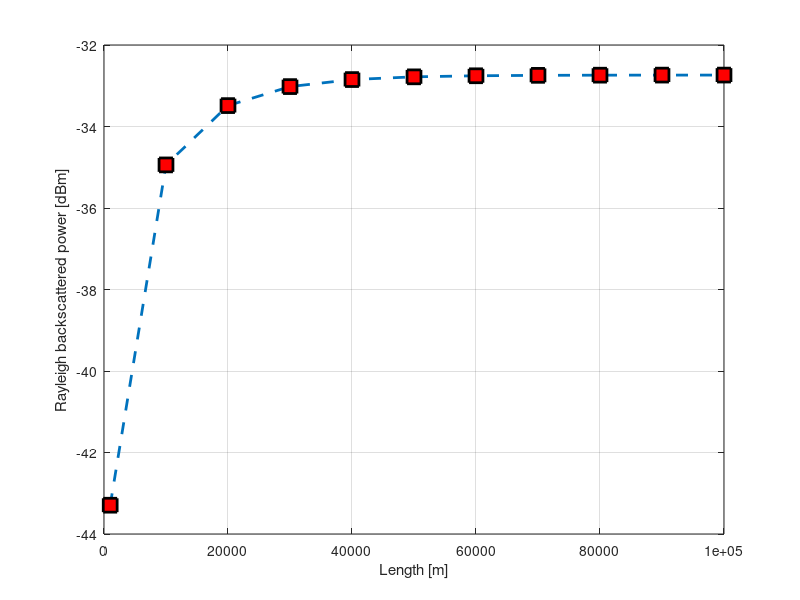
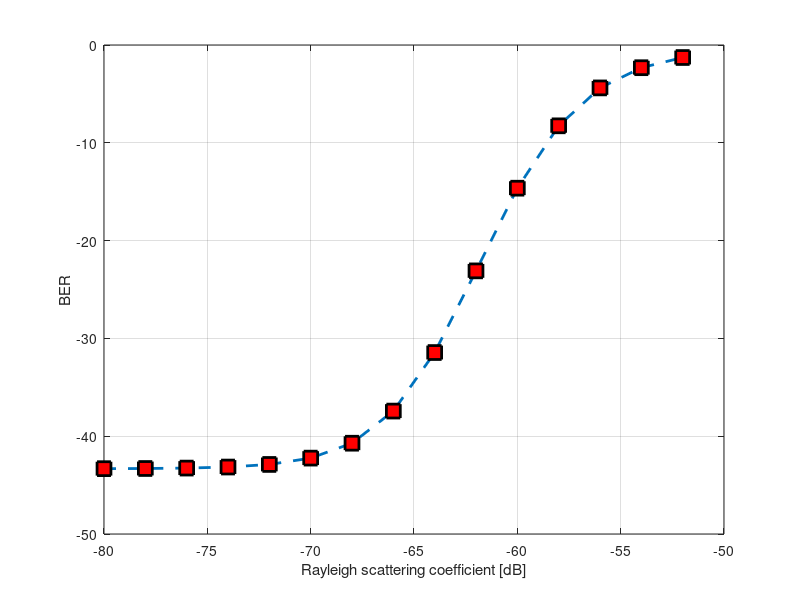
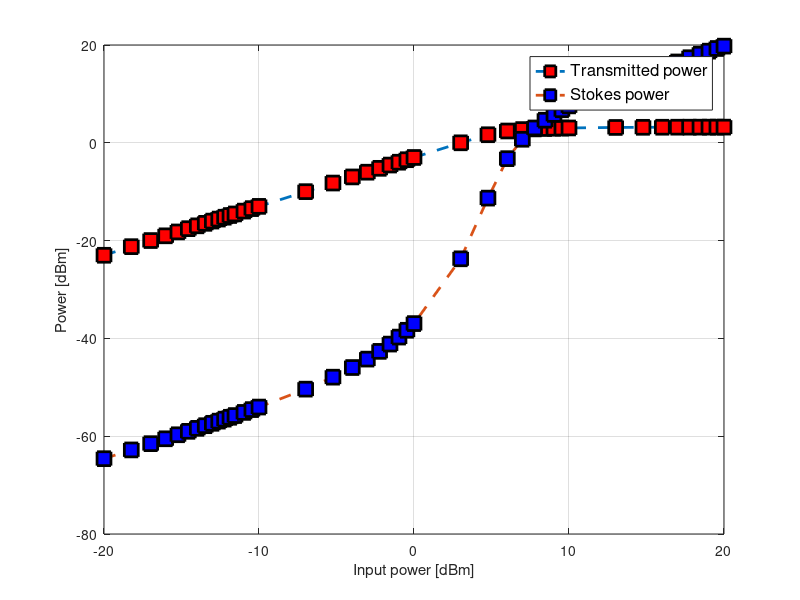
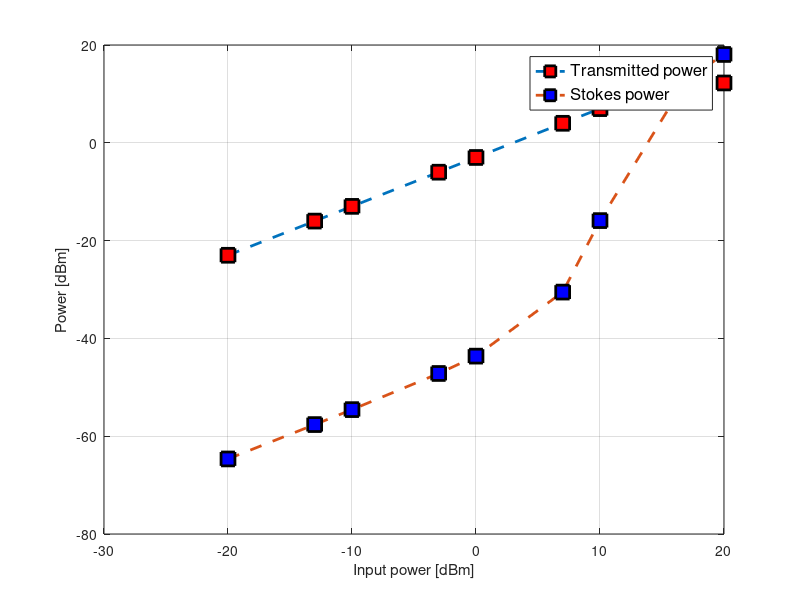

The MATLAB script that drew these images, in order:
%Optical Communication Systems/Components
%Lab 5

clear all;
close all;
clc;

%Exercise 1

P=1e-3; %[W]
Pin=10*log(P/0.001); %[dBm]
eta=4.9034e-8;  %[1/m]

alpha=0.2*10^-3; %[dB/m]
a=log(10^(alpha/10)); %conversion to linear units [1/m]

Prs=Pin+10*log10(eta/(2*a));

%Exercise 2

l=[1 10 20 30 40 50 60 70 80 90 100]*10^3;
Prsmeasured=[-43.2934165736081 -34.942395546942 -33.4870238634655 -33.0206642386611 -32.8481589107384 -32.7813433528162 -32.7550293461033 -32.7445986705625 -32.7404696657423 -32.7388204437105 -32.738164095946];

figure;
plot(l,Prsmeasured,'--s','Linewidth',2,'MarkerEdgeColor','k','MarkerFaceColor','r','MarkerSize',10);
xlabel('Length [m]'); ylabel('Rayleigh backscattered power [dBm]'); grid on;

%Exercise 4

rsl=[-80 -78 -76 -74 -72 -70 -68 -66 -64 -62 -60 -58 -56 -54 -52]; %[dB]
ber=[4.79009400545419e-44 4.98140095347983e-44 5.49537705540659e-44 7.02505221743574e-44 1.29307374134806e-43 5.74607118138846e-43 1.9176897967779e-41 3.70709736111346e-38 3.58989217540599e-32 8.03873781355612e-24 2.28350614676051e-15 5.45332367100898e-09 4.10137502277715e-05 0.00476611129510723 0.0525645542885424]; %Rayleigh scattering coefficient

figure;
plot(rsl,log10(ber),'--s','Linewidth',2,'MarkerEdgeColor','k','MarkerFaceColor','r','MarkerSize',10);
xlabel('Rayleigh scattering coefficient [dB]'); ylabel('BER'); grid on;

%Exercise 7

K=1;
Aeff=80*10^-12; %for SSMF
L=15e+3; %length in meters
alpha=0.2*10^-3; %dB/m
a=log(10^(alpha/10));
Leff=(1-exp(-a*L))/a;   %effective length
gb=2*10^-11;    %m/W
Dfb=35*10^6;    %Hz
Dfp=0;

Pth=21*K*Aeff/(gb*Leff)*(Dfb+Dfp)/Dfb;
PthdB=10*log10(Pth/0.001);

dBm=[-20 -18.2390874094432 -16.9897000433602 -16.0205999132796 -15.2287874528034 -14.5593195564972 -13.9794000867204 -13.4678748622466 -13.0102999566398 -12.5963731050576 -12.2184874961636 -11.8708664335714 -11.5490195998574 -10.9691001300806 -10.4575749056067 -10 -6.98970004336019 -5.22878745280337 -3.97940008672037 -3.01029995663981 -2.21848749616357 -1.54901959985743 -0.969100130080562 -0.457574905606752 0 3.01029995663981 4.77121254719663 6.02059991327963 6.98970004336019 7.78151250383644 8.45098040014257 9.03089986991944 9.54242509439325 10 13.0102999566398 14.7712125471966 16.0205999132796 16.9897000433602 17.7815125038364 18.4509804001426 19.0308998699194 19.5424250943932 20];
txpower=[-23.000201910359 -21.2392908952211 -19.9899051188349 -19.0208065925153 -18.2289957500142 -17.5595294860491 -16.9796116631324 -16.4680881001933 -16.0105148709529 -15.5965897107276 -15.218705808342 -14.8710864675725 -14.54924137116 -13.9693254230916 -13.4578037842676 -13.0002325296418 -9.98997300672713 -8.22907674788898 -6.97972849620144 -6.01059626933652 -5.21884439963545 -4.54948311789562 -3.96969741929695 -3.45833363182234 -3.00096907703518 -0.000596101787309067 1.64871882187657 2.41449337650153 2.70480612437097 2.8423981981083 2.92183113929459 2.97355389766327 3.00992872657639 3.03691961844142 3.13964729732248 3.16837031165037 3.18186491651372 3.1899633581296 3.19510224930285 3.19873370400169 3.20141948667256 3.20347601752218 3.20512412882267];
stokespow=[-64.5975908053632 -62.806410271903 -61.5266674140558 -60.5271268563205 -59.7047889509622 -59.0047105130165 -58.3940953271264 -57.8517891361714 -57.3633479396507 -56.9184694004936 -56.5095466369797 -56.130802884189 -55.7777477580218 -55.1351546391984 -54.5606126032712 -54.0396772579121 -50.3767927101334 -47.9287089451752 -45.9576454164387 -44.2332145603465 -42.6528246265176 -41.1624275154015 -39.7306013726332 -38.3378789944548 -36.9709934504076 -23.7227602191395 -11.3114970072828 -3.24174140929794 0.724032036677187 3.03558777182568 4.61758898322405 5.80777670261533 6.75718969393771 7.54503605278689 11.865830964825 14.0157208426337 15.4537380817391 16.5345611721639 17.4006727426633 18.1231094683349 18.7427834513935 19.285203099449 19.7675871561709];

figure;
plot(dBm,txpower,'--s','Linewidth',2,'MarkerEdgeColor','k','MarkerFaceColor','r','MarkerSize',10); hold on;
plot(dBm,stokespow,'--s','Linewidth',2,'MarkerEdgeColor','k','MarkerFaceColor','b','MarkerSize',10);
xlabel('Input power [dBm]'); ylabel('Power [dBm]'); grid on;
leg=legend('Transmitted power','Stokes power');
set(leg,'Fontsize',12);

%Exercise 8

dBm=[-20.0000000000001 -13.0102999566397 -9.99999999999992 -3.01029995663982 -7.105427357601E-15 6.98970004336012 9.99999999999993 16.9897000433601 19.9999999999999];
txpower=[-23.0000004895596 -16.010302421188 -13.0000049715481 -6.0103266357013 -3.00005861371148 3.9888804960912 6.98708504520334 11.6111842735595 12.2374479544111];
stokespow=[-64.6502788644624 -57.6222541446562 -54.5637043953493 -47.1738236840776 -43.6257920155763 -30.5300131059308 -15.9111343478906 12.9980569060842 18.0638394336917];

figure;
plot(dBm,txpower,'--s','Linewidth',2,'MarkerEdgeColor','k','MarkerFaceColor','r','MarkerSize',10); hold on;
plot(dBm,stokespow,'--s','Linewidth',2,'MarkerEdgeColor','k','MarkerFaceColor','b','MarkerSize',10);
xlabel('Input power [dBm]'); ylabel('Power [dBm]'); grid on;
leg=legend('Transmitted power','Stokes power');
set(leg,'Fontsize',12);

%Exercise 9

phase=[-180 -160 -140 -120 -100 -80 -60 -40 -20 0 20 40 60 80 100 120 140 160 180];
txpower=[6.98708504520336 6.98828012773372 6.97104500303381 6.87177105209286 6.8322744268961 6.87461870373404 6.16115769443386 4.90384152630515 3.62431564299602 3.03693075208897 3.62431564299602 4.90384152630514 6.16115769443386 6.87461870373402 6.8322744268961 6.87177105209286 6.97104500303379 6.98828012773372 6.98708504520334];
stokespow=[-15.9111343478906 -16.3656983933997 -12.3849894931588 -5.85208714309809 -4.6886001302144 -5.96974435322705 2.11674974181012 5.56648913263857 7.09236556364244 7.54503605278689 7.09236556364244 5.56648913263857 2.11674974181012 -5.96974435322705 -4.68860013021439 -5.85208714309809 -12.3849894931588 -16.3656983933997 -15.9111343478906];

figure;
plot(phase,txpower,'--s','Linewidth',2,'MarkerEdgeColor','k','MarkerFaceColor','r','MarkerSize',10); hold on;
plot(phase,stokespow,'--s','Linewidth',2,'MarkerEdgeColor','k','MarkerFaceColor','b','MarkerSize',10);
xlabel('\Phi [degrees]'); ylabel('Power [dBm]'); grid on;
leg=legend('Transmitted power','Stokes power');
set(leg,'Fontsize',12);
